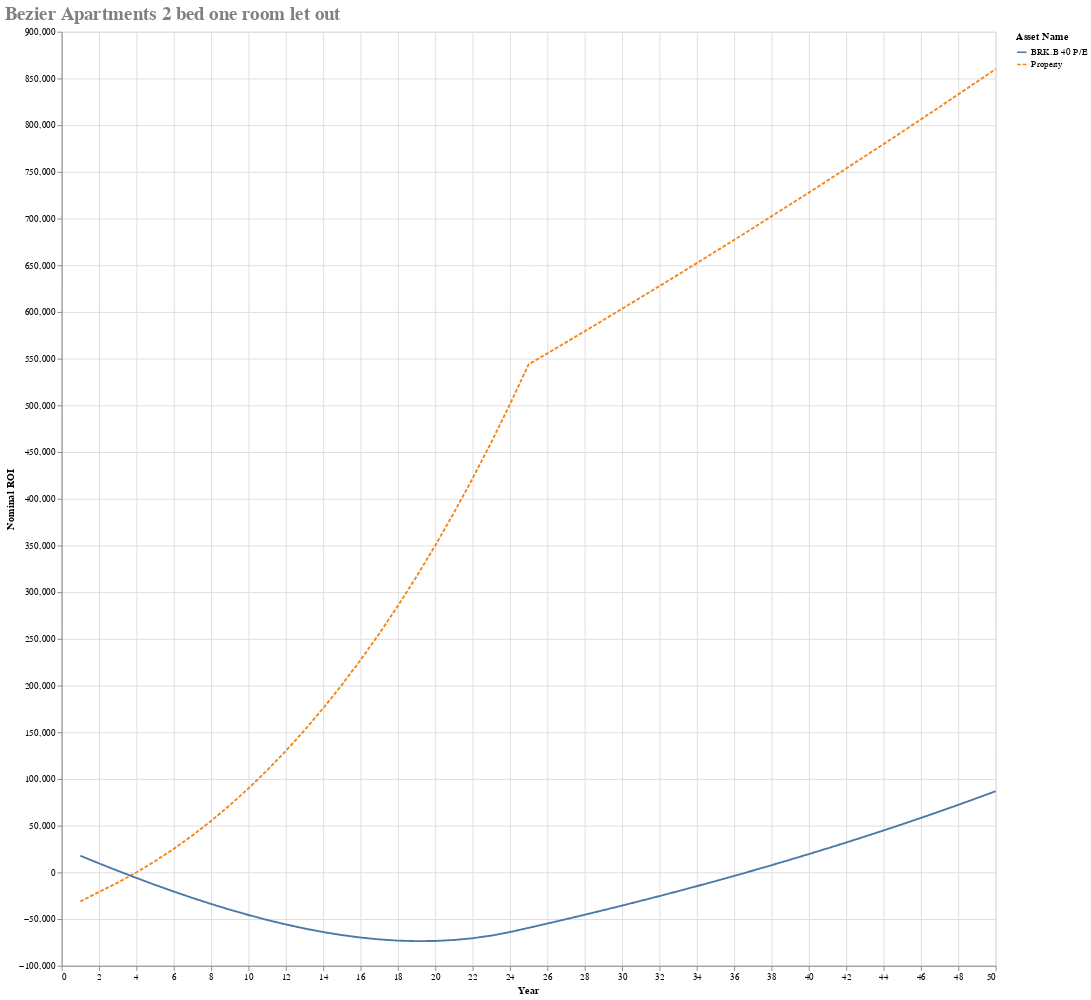

Notebook source saved alongside this figure:
### Code cell
# Even here I'd have to live in the property for 4 years for buying it to make sense vs renting it
property_price = 740000
#repayment_mortgage =  RepaymentMortgage(850000*0.75, 25, fixed_interest_rate,
#                             {1 * 12: 0.1, 2 * 12: 0.1, 3 * 12: 0.1, 4 * 12: 0.1, 5 * 12: 1})

repayment_mortgage =  RepaymentMortgage(property_price*0.75, 25, fixed_interest_rate)

asset_name = "Property"
asset_dictionary[asset_name] = LeaseholdProperty(False, property_price,
                                                        monthly_gross_rental=700,
                                                        rental_tax=0,
                                                        months_occupied_out_of_12=8,
                                                        agency_percentage=lixing_agency_percentage,
                                                        annual_service_charge=7 * 677,
                                                        annual_ground_rent=600,
                                                        mortgage = repayment_mortgage)
opportunity_cost_property = asset_dictionary[asset_name]
#opportunity_cost_property.will_you_live_in_this = False

yearly_principle_repayments = []
previous_year = opportunity_cost_property.mortgage.total_principle_paid(1)
yearly_principle_repayments.append(previous_year)
for year in range(2, 25):
    current_year = opportunity_cost_property.mortgage.total_principle_paid(year)
    yearly_principle_repayments.append(current_year - previous_year - cost_of_renting_alone*12)
    previous_year = current_year
#print(repayment_mortgage.payment_table)
print(yearly_principle_repayments)
asset_dictionary["BRK.B 40 P/E"] = HLStock(opportunity_cost_property.property_value*.25, stock_price_to_earnings, yearly_principle_repayments)
(headers, table, graph_source) = generateHeaderTableAndGraphSource()
alt.Chart(graph_source).mark_line().encode(x='Year', y='Nominal ROI', color='Asset Name', strokeDash='Asset Name'
    ).properties(width=1000, height=1000, title=f'Bezier Apartments 2 bed one room let out'
    ).configure_title(fontSize=20, font='Courier', anchor='start', color='gray')

### Figure 1 — Vega-Lite specification as saved in the notebook (floating-point values rounded to 4 significant figures)
{"config": {"view": {"continuousWidth": 300, "continuousHeight": 300}, "title": {"anchor": "start", "color": "gray", "font": "Courier", "fontSize": 20}}, "data": {"name": "data-a018ce03368107e24011050b337546fd"}, "mark": {"type": "line"}, "encoding": {"color": {"field": "Asset Name", "type": "nominal"}, "strokeDash": {"field": "Asset Name", "type": "nominal"}, "x": {"field": "Year", "type": "quantitative"}, "y": {"field": "Nominal ROI", "type": "quantitative"}}, "height": 1000, "title": "Bezier Apartments 2 bed one room let out", "width": 1000, "$schema": "https://vega.github.io/schema/vega-lite/v6.1.0.json", "datasets": {"data-a018ce03368107e24011050b337546fd": [{"Asset Name": "Property", "Year": 1, "Nominal ROI": -31180.0, "% ROI Year on Year": -0.1685, "% ROI": -0.1685, "Nominal Profit": -18650.0}, {"Asset Name": "Property", "Year": 2, "Nominal ROI": -20940.0, "% ROI Year on Year": -0.05508, "% ROI": 0.05533, "Nominal Profit": -11840.0}, {"Asset Name": "Property", "Year": 3, "Nominal ROI": -11050.0, "% ROI Year on Year": -0.01952, "% ROI": 0.05349, "Nominal Profit": -11350.0}, {"Asset Name": "Property", "Year": 4, "Nominal ROI": -86.36, "% ROI Year on Year": -0.0001167, "% ROI": 0.05924, "Nominal Profit": -10840.0}, {"Asset Name": "Property", "Year": 5, "Nominal ROI": 11970.0, "% ROI Year on Year": 0.01262, "% ROI": 0.06516, "Nominal Profit": -10320.0}, {"Asset Name": "Property", "Year": 6, "Nominal ROI": 25150.0, "% ROI Year on Year": 0.02147, "% ROI": 0.07127, "Nominal Profit": -9786.0}, {"Asset Name": "Property", "Year": 7, "Nominal ROI": 39500.0, "% ROI Year on Year": 0.02803, "% ROI": 0.07756, "Nominal Profit": -9232.0}, {"Asset Name": "Property", "Year": 8, "Nominal ROI": 55050.0, "% ROI Year on Year": 0.0331, "% ROI": 0.08405, "Nominal Profit": -8660.0}, {"Asset Name": "Property", "Year": 9, "Nominal ROI": 71840.0, "% ROI Year on Year": 0.03713, "% ROI": 0.09073, "Nominal Profit": -8070.0}, {"Asset Name": "Property", "Year": 10, "Nominal ROI": 89900.0, "% ROI Year on Year": 0.0404, "% ROI": 0.09763, "Nominal Profit": -7461.0}, {"Asset Name": "Property", "Year": 11, "Nominal ROI": 109300.0, "% ROI Year on Year": 0.0431, "% ROI": 0.1047, "Nominal Profit": -6833.0}, {"Asset Name": "Property", "Year": 12, "Nominal ROI": 130000.0, "% ROI Year on Year": 0.04535, "% ROI": 0.1121, "Nominal Profit": -6185.0}, {"Asset Name": "Property", "Year": 13, "Nominal ROI": 152100.0, "% ROI Year on Year": 0.04725, "% ROI": 0.1196, "Nominal Profit": -5516.0}, {"Asset Name": "Property", "Year": 14, "Nominal ROI": 175700.0, "% ROI Year on Year": 0.04885, "% ROI": 0.1274, "Nominal Profit": -4825.0}, {"Asset Name": "Property", "Year": 15, "Nominal ROI": 200800.0, "% ROI Year on Year": 0.05021, "% ROI": 0.1354, "Nominal Profit": -4113.0}, {"Asset Name": "Property", "Year": 16, "Nominal ROI": 227300.0, "% ROI Year on Year": 0.05137, "% ROI": 0.1437, "Nominal Profit": -3378.0}, {"Asset Name": "Property", "Year": 17, "Nominal ROI": 255500.0, "% ROI Year on Year": 0.05236, "% ROI": 0.1522, "Nominal Profit": -2619.0}, {"Asset Name": "Property", "Year": 18, "Nominal ROI": 285300.0, "% ROI Year on Year": 0.0532, "% ROI": 0.161, "Nominal Profit": -1837.0}, {"Asset Name": "Property", "Year": 19, "Nominal ROI": 316800.0, "% ROI Year on Year": 0.05392, "% ROI": 0.1701, "Nominal Profit": -1029.0}, {"Asset Name": "Property", "Year": 20, "Nominal ROI": 350000.0, "% ROI Year on Year": 0.05453, "% ROI": 0.1795, "Nominal Profit": -195.4}, {"Asset Name": "Property", "Year": 21, "Nominal ROI": 385000.0, "% ROI Year on Year": 0.05504, "% ROI": 0.1891, "Nominal Profit": 664.7}, {"Asset Name": "Property", "Year": 22, "Nominal ROI": 421800.0, "% ROI Year on Year": 0.05548, "% ROI": 0.1991, "Nominal Profit": 1552.0}, {"Asset Name": "Property", "Year": 23, "Nominal ROI": 460500.0, "% ROI Year on Year": 0.05584, "% ROI": 0.2093, "Nominal Profit": 2468.0}, {"Asset Name": "Property", "Year": 24, "Nominal ROI": 501200.0, "% ROI Year on Year": 0.05614, "% ROI": 0.2199, "Nominal Profit": 3413.0}, {"Asset Name": "Property", "Year": 25, "Nominal ROI": 543900.0, "% ROI Year on Year": 0.05638, "% ROI": 0.2308, "Nominal Profit": 4388.0}, {"Asset Name": "Property", "Year": 26, "Nominal ROI": 555700.0, "% ROI Year on Year": 0.0548, "% ROI": 0.06357, "Nominal Profit": 4928.0}, {"Asset Name": "Property", "Year": 27, "Nominal ROI": 567500.0, "% ROI Year on Year": 0.05334, "% ROI": 0.06394, "Nominal Profit": 4928.0}, {"Asset Name": "Property", "Year": 28, "Nominal ROI": 579400.0, "% ROI Year on Year": 0.05197, "% ROI": 0.06431, "Nominal Profit": 4928.0}, {"Asset Name": "Property", "Year": 29, "Nominal ROI": 591400.0, "% ROI Year on Year": 0.0507, "% ROI": 0.06469, "Nominal Profit": 4928.0}, {"Asset Name": "Property", "Year": 30, "Nominal ROI": 603400.0, "% ROI Year on Year": 0.04951, "% ROI": 0.06507, "Nominal Profit": 4928.0}, {"Asset Name": "Property", "Year": 31, "Nominal ROI": 615500.0, "% ROI Year on Year": 0.04839, "% ROI": 0.06546, "Nominal Profit": 4928.0}, {"Asset Name": "Property", "Year": 32, "Nominal ROI": 627700.0, "% ROI Year on Year": 0.04734, "% ROI": 0.06584, "Nominal Profit": 4928.0}, {"Asset Name": "Property", "Year": 33, "Nominal ROI": 639900.0, "% ROI Year on Year": 0.04634, "% ROI": 0.06624, "Nominal Profit": 4928.0}, {"Asset Name": "Property", "Year": 34, "Nominal ROI": 652300.0, "% ROI Year on Year": 0.04541, "% ROI": 0.06663, "Nominal Profit": 4928.0}, {"Asset Name": "Property", "Year": 35, "Nominal ROI": 664700.0, "% ROI Year on Year": 0.04452, "% ROI": 0.06703, "Nominal Profit": 4928.0}, {"Asset Name": "Property", "Year": 36, "Nominal ROI": 677100.0, "% ROI Year on Year": 0.04368, "% ROI": 0.06744, "Nominal Profit": 4928.0}, {"Asset Name": "Property", "Year": 37, "Nominal ROI": 689700.0, "% ROI Year on Year": 0.04288, "% ROI": 0.06784, "Nominal Profit": 4928.0}, {"Asset Name": "Property", "Year": 38, "Nominal ROI": 702300.0, "% ROI Year on Year": 0.04212, "% ROI": 0.06826, "Nominal Profit": 4928.0}, {"Asset Name": "Property", "Year": 39, "Nominal ROI": 715000.0, "% ROI Year on Year": 0.0414, "% ROI": 0.06867, "Nominal Profit": 4928.0}, {"Asset Name": "Property", "Year": 40, "Nominal ROI": 727800.0, "% ROI Year on Year": 0.04071, "% ROI": 0.06909, "Nominal Profit": 4928.0}, {"Asset Name": "Property", "Year": 41, "Nominal ROI": 740700.0, "% ROI Year on Year": 0.04005, "% ROI": 0.06952, "Nominal Profit": 4928.0}, {"Asset Name": "Property", "Year": 42, "Nominal ROI": 753600.0, "% ROI Year on Year": 0.03942, "% ROI": 0.06995, "Nominal Profit": 4928.0}, {"Asset Name": "Property", "Year": 43, "Nominal ROI": 766600.0, "% ROI Year on Year": 0.03882, "% ROI": 0.07038, "Nominal Profit": 4928.0}, {"Asset Name": "Property", "Year": 44, "Nominal ROI": 779700.0, "% ROI Year on Year": 0.03825, "% ROI": 0.07082, "Nominal Profit": 4928.0}, {"Asset Name": "Property", "Year": 45, "Nominal ROI": 792900.0, "% ROI Year on Year": 0.03769, "% ROI": 0.07126, "Nominal Profit": 4928.0}, {"Asset Name": "Property", "Year": 46, "Nominal ROI": 806200.0, "% ROI Year on Year": 0.03716, "% ROI": 0.0717, "Nominal Profit": 4928.0}, {"Asset Name": "Property", "Year": 47, "Nominal ROI": 819500.0, "% ROI Year on Year": 0.03665, "% ROI": 0.07216, "Nominal Profit": 4928.0}, {"Asset Name": "Property", "Year": 48, "Nominal ROI": 833000.0, "% ROI Year on Year": 0.03616, "% ROI": 0.07261, "Nominal Profit": 4928.0}, {"Asset Name": "Property", "Year": 49, "Nominal ROI": 846500.0, "% ROI Year on Year": 0.03569, "% ROI": 0.07307, "Nominal Profit": 4928.0}, {"Asset Name": "Property", "Year": 50, "Nominal ROI": 860100.0, "% ROI Year on Year": 0.03524, "% ROI": 0.07353, "Nominal Profit": 4928.0}, {"Asset Name": "BRK.B 40 P/E", "Year": 1, "Nominal ROI": 17780.0, "% ROI Year on Year": 0.09613, "% ROI": 0.09613, "Nominal Profit": 20130.0}, {"Asset Name": "BRK.B 40 P/E", "Year": 2, "Nominal ROI": 9634.0, "% ROI Year on Year": 0.02571, "% ROI": -0.04406, "Nominal Profit": -10020.0}, {"Asset Name": "BRK.B 40 P/E", "Year": 3, "Nominal ROI": 1705.0, "% ROI Year on Year": 0.003062, "% ROI": -0.04286, "Nominal Profit": -9817.0}, {"Asset Name": "BRK.B 40 P/E", "Year": 4, "Nominal ROI": -5982.0, "% ROI Year on Year": -0.007987, "% ROI": -0.04155, "Nominal Profit": -9593.0}, {"Asset Name": "BRK.B 40 P/E", "Year": 5, "Nominal ROI": -13400.0, "% ROI Year on Year": -0.01409, "% ROI": -0.04011, "Nominal Profit": -9346.0}, {"Asset Name": "BRK.B 40 P/E", "Year": 6, "Nominal ROI": -20540.0, "% ROI Year on Year": -0.0177, "% ROI": -0.03855, "Nominal Profit": -9076.0}, {"Asset Name": "BRK.B 40 P/E", "Year": 7, "Nominal ROI": -27350.0, "% ROI Year on Year": -0.01989, "% ROI": -0.03685, "Nominal Profit": -8782.0}, {"Asset Name": "BRK.B 40 P/E", "Year": 8, "Nominal ROI": -33830.0, "% ROI Year on Year": -0.02121, "% ROI": -0.03501, "Nominal Profit": -8461.0}, {"Asset Name": "BRK.B 40 P/E", "Year": 9, "Nominal ROI": -39940.0, "% ROI Year on Year": -0.02196, "% ROI": -0.03302, "Nominal Profit": -8112.0}, {"Asset Name": "BRK.B 40 P/E", "Year": 10, "Nominal ROI": -45650.0, "% ROI Year on Year": -0.0223, "% ROI": -0.03088, "Nominal Profit": -7735.0}, {"Asset Name": "BRK.B 40 P/E", "Year": 11, "Nominal ROI": -50940.0, "% ROI Year on Year": -0.02236, "% ROI": -0.02857, "Nominal Profit": -7328.0}, {"Asset Name": "BRK.B 40 P/E", "Year": 12, "Nominal ROI": -55760.0, "% ROI Year on Year": -0.0222, "% ROI": -0.02608, "Nominal Profit": -6889.0}, {"Asset Name": "BRK.B 40 P/E", "Year": 13, "Nominal ROI": -60090.0, "% ROI Year on Year": -0.02187, "% ROI": -0.02342, "Nominal Profit": -6417.0}, {"Asset Name": "BRK.B 40 P/E", "Year": 14, "Nominal ROI": -63900.0, "% ROI Year on Year": -0.02142, "% ROI": -0.02056, "Nominal Profit": -5910.0}, {"Asset Name": "BRK.B 40 P/E", "Year": 15, "Nominal ROI": -67140.0, "% ROI Year on Year": -0.02086, "% ROI": -0.01751, "Nominal Profit": -5366.0}, {"Asset Name": "BRK.B 40 P/E", "Year": 16, "Nominal ROI": -69780.0, "% ROI Year on Year": -0.0202, "% ROI": -0.01425, "Nominal Profit": -4785.0}, {"Asset Name": "BRK.B 40 P/E", "Year": 17, "Nominal ROI": -71770.0, "% ROI Year on Year": -0.01947, "% ROI": -0.01078, "Nominal Profit": -4163.0}, {"Asset Name": "BRK.B 40 P/E", "Year": 18, "Nominal ROI": -73080.0, "% ROI Year on Year": -0.01867, "% ROI": -0.007071, "Nominal Profit": -3499.0}, {"Asset Name": "BRK.B 40 P/E", "Year": 19, "Nominal ROI": -73660.0, "% ROI Year on Year": -0.0178, "% ROI": -0.003127, "Nominal Profit": -2791.0}, {"Asset Name": "BRK.B 40 P/E", "Year": 20, "Nominal ROI": -73460.0, "% ROI Year on Year": -0.01686, "% ROI": 0.001067, "Nominal Profit": -2038.0}, {"Asset Name": "BRK.B 40 P/E", "Year": 21, "Nominal ROI": -72440.0, "% ROI Year on Year": -0.01586, "% ROI": 0.005522, "Nominal Profit": -1236.0}, {"Asset Name": "BRK.B 40 P/E", "Year": 22, "Nominal ROI": -70540.0, "% ROI Year on Year": -0.01479, "% ROI": 0.01025, "Nominal Profit": -383.6}, {"Asset Name": "BRK.B 40 P/E", "Year": 23, "Nominal ROI": -67720.0, "% ROI Year on Year": -0.01365, "% ROI": 0.01526, "Nominal Profit": 521.2}, {"Asset Name": "BRK.B 40 P/E", "Year": 24, "Nominal ROI": -63910.0, "% ROI Year on Year": -0.01244, "% ROI": 0.02058, "Nominal Profit": 1481.0}, {"Asset Name": "BRK.B 40 P/E", "Year": 25, "Nominal ROI": -59410.0, "% ROI Year on Year": -0.0112, "% ROI": 0.02434, "Nominal Profit": 2154.0}, {"Asset Name": "BRK.B 40 P/E", "Year": 26, "Nominal ROI": -54820.0, "% ROI Year on Year": -0.01003, "% ROI": 0.0248, "Nominal Profit": 2215.0}, {"Asset Name": "BRK.B 40 P/E", "Year": 27, "Nominal ROI": -50140.0, "% ROI Year on Year": -0.008923, "% ROI": 0.02527, "Nominal Profit": 2279.0}, {"Asset Name": "BRK.B 40 P/E", "Year": 28, "Nominal ROI": -45380.0, "% ROI Year on Year": -0.007865, "% ROI": 0.02575, "Nominal Profit": 2344.0}, {"Asset Name": "BRK.B 40 P/E", "Year": 29, "Nominal ROI": -40520.0, "% ROI Year on Year": -0.006853, "% ROI": 0.02624, "Nominal Profit": 2411.0}, {"Asset Name": "BRK.B 40 P/E", "Year": 30, "Nominal ROI": -35580.0, "% ROI Year on Year": -0.00588, "% ROI": 0.02675, "Nominal Profit": 2480.0}, {"Asset Name": "BRK.B 40 P/E", "Year": 31, "Nominal ROI": -30530.0, "% ROI Year on Year": -0.00494, "% ROI": 0.02727, "Nominal Profit": 2551.0}, {"Asset Name": "BRK.B 40 P/E", "Year": 32, "Nominal ROI": -25390.0, "% ROI Year on Year": -0.004027, "% ROI": 0.02779, "Nominal Profit": 2623.0}, {"Asset Name": "BRK.B 40 P/E", "Year": 33, "Nominal ROI": -20150.0, "% ROI Year on Year": -0.003137, "% ROI": 0.02834, "Nominal Profit": 2698.0}, {"Asset Name": "BRK.B 40 P/E", "Year": 34, "Nominal ROI": -14800.0, "% ROI Year on Year": -0.002267, "% ROI": 0.02889, "Nominal Profit": 2776.0}, {"Asset Name": "BRK.B 40 P/E", "Year": 35, "Nominal ROI": -9353.0, "% ROI Year on Year": -0.00141, "% ROI": 0.02946, "Nominal Profit": 2855.0}, {"Asset Name": "BRK.B 40 P/E", "Year": 36, "Nominal ROI": -3796.0, "% ROI Year on Year": -0.0005644, "% ROI": 0.03004, "Nominal Profit": 2936.0}, {"Asset Name": "BRK.B 40 P/E", "Year": 37, "Nominal ROI": 1871.0, "% ROI Year on Year": 0.000272, "% ROI": 0.03063, "Nominal Profit": 3020.0}, {"Asset Name": "BRK.B 40 P/E", "Year": 38, "Nominal ROI": 7651.0, "% ROI Year on Year": 0.001067, "% ROI": 0.03124, "Nominal Profit": 3107.0}, {"Asset Name": "BRK.B 40 P/E", "Year": 39, "Nominal ROI": 13550.0, "% ROI Year on Year": 0.001814, "% ROI": 0.03187, "Nominal Profit": 3195.0}, {"Asset Name": "BRK.B 40 P/E", "Year": 40, "Nominal ROI": 19560.0, "% ROI Year on Year": 0.002516, "% ROI": 0.03251, "Nominal Profit": 3287.0}, {"Asset Name": "BRK.B 40 P/E", "Year": 41, "Nominal ROI": 25700.0, "% ROI Year on Year": 0.003177, "% ROI": 0.03316, "Nominal Profit": 3381.0}, {"Asset Name": "BRK.B 40 P/E", "Year": 42, "Nominal ROI": 31950.0, "% ROI Year on Year": 0.003801, "% ROI": 0.03383, "Nominal Profit": 3477.0}, {"Asset Name": "BRK.B 40 P/E", "Year": 43, "Nominal ROI": 38340.0, "% ROI Year on Year": 0.00439, "% ROI": 0.03452, "Nominal Profit": 3576.0}, {"Asset Name": "BRK.B 40 P/E", "Year": 44, "Nominal ROI": 44860.0, "% ROI Year on Year": 0.004946, "% ROI": 0.03522, "Nominal Profit": 3679.0}, {"Asset Name": "BRK.B 40 P/E", "Year": 45, "Nominal ROI": 51510.0, "% ROI Year on Year": 0.005473, "% ROI": 0.03595, "Nominal Profit": 3784.0}, {"Asset Name": "BRK.B 40 P/E", "Year": 46, "Nominal ROI": 58290.0, "% ROI Year on Year": 0.005972, "% ROI": 0.03669, "Nominal Profit": 3892.0}, {"Asset Name": "BRK.B 40 P/E", "Year": 47, "Nominal ROI": 65220.0, "% ROI Year on Year": 0.006446, "% ROI": 0.03744, "Nominal Profit": 4003.0}, {"Asset Name": "BRK.B 40 P/E", "Year": 48, "Nominal ROI": 72290.0, "% ROI Year on Year": 0.006896, "% ROI": 0.03822, "Nominal Profit": 4117.0}, {"Asset Name": "BRK.B 40 P/E", "Year": 49, "Nominal ROI": 79510.0, "% ROI Year on Year": 0.007323, "% ROI": 0.03901, "Nominal Profit": 4235.0}, {"Asset Name": "BRK.B 40 P/E", "Year": 50, "Nominal ROI": 86880.0, "% ROI Year on Year": 0.00773, "% ROI": 0.03983, "Nominal Profit": 4356.0}]}}
